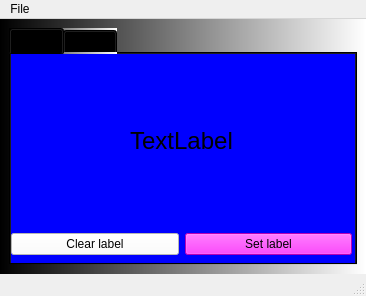
<?xml version="1.0" encoding="UTF-8"?>
<ui version="4.0">
 <class>MainWindow</class>
 <widget class="QMainWindow" name="MainWindow">
  <property name="geometry">
   <rect>
    <x>0</x>
    <y>0</y>
    <width>366</width>
    <height>296</height>
   </rect>
  </property>
  <property name="windowTitle">
   <string>MainWindow</string>
  </property>
  <widget class="QWidget" name="centralwidget">
   <property name="styleSheet">
    <string notr="true">background-color: qlineargradient(spread:pad, x1:0, y1:0, x2:1, y2:0, stop:0 rgba(0, 0, 0, 255), stop:1 rgba(255, 255, 255, 255));</string>
   </property>
   <layout class="QVBoxLayout" name="verticalLayout">
    <item>
     <widget class="QTabWidget" name="tabWidget">
      <property name="currentIndex">
       <number>0</number>
      </property>
      <widget class="QWidget" name="tab">
       <property name="styleSheet">
        <string notr="true">QWidget{
background-color: rgb(0, 0, 255);
}

QPushButton{
background-color: rgb(255, 255, 255);
}

QPushButton#pushButton_set_label{
background-color: rgb(255, 0, 255);
}
</string>
       </property>
       <attribute name="title">
        <string>Tab 1</string>
       </attribute>
       <widget class="QWidget" name="verticalLayoutWidget">
        <property name="geometry">
         <rect>
          <x>0</x>
          <y>0</y>
          <width>341</width>
          <height>201</height>
         </rect>
        </property>
        <layout class="QVBoxLayout" name="verticalLayout_2">
         <item>
          <widget class="QLabel" name="label">
           <property name="font">
            <font>
             <pointsize>18</pointsize>
            </font>
           </property>
           <property name="text">
            <string>TextLabel</string>
           </property>
           <property name="alignment">
            <set>Qt::AlignCenter</set>
           </property>
          </widget>
         </item>
         <item>
          <layout class="QHBoxLayout" name="horizontalLayout">
           <item>
            <widget class="QPushButton" name="pushButton_clear">
             <property name="text">
              <string>Clear label</string>
             </property>
            </widget>
           </item>
           <item>
            <widget class="QPushButton" name="pushButton_set_label">
             <property name="text">
              <string>Set label</string>
             </property>
            </widget>
           </item>
          </layout>
         </item>
        </layout>
       </widget>
      </widget>
      <widget class="QWidget" name="tab_2">
       <property name="autoFillBackground">
        <bool>false</bool>
       </property>
       <attribute name="title">
        <string>Tab 2</string>
       </attribute>
       <widget class="QPushButton" name="pushButton">
        <property name="geometry">
         <rect>
          <x>10</x>
          <y>10</y>
          <width>75</width>
          <height>23</height>
         </rect>
        </property>
        <property name="text">
         <string>PushButton</string>
        </property>
       </widget>
      </widget>
     </widget>
    </item>
   </layout>
  </widget>
  <widget class="QMenuBar" name="menubar">
   <property name="geometry">
    <rect>
     <x>0</x>
     <y>0</y>
     <width>366</width>
     <height>21</height>
    </rect>
   </property>
   <widget class="QMenu" name="menuFile">
    <property name="title">
     <string>File</string>
    </property>
    <addaction name="actionNew"/>
    <addaction name="separator"/>
    <addaction name="actionExit"/>
   </widget>
   <addaction name="menuFile"/>
  </widget>
  <widget class="QStatusBar" name="statusbar">
   <property name="statusTip">
    <string>Text displayed</string>
   </property>
  </widget>
  <action name="actionNew">
   <property name="icon">
    <iconset>
     <normaloff>../icons/new_icon.png</normaloff>../icons/new_icon.png</iconset>
   </property>
   <property name="text">
    <string>New</string>
   </property>
   <property name="statusTip">
    <string>New File</string>
   </property>
  </action>
  <action name="actionExit">
   <property name="icon">
    <iconset>
     <normaloff>../icons/exit_icon.png</normaloff>../icons/exit_icon.png</iconset>
   </property>
   <property name="text">
    <string>Exit</string>
   </property>
  </action>
 </widget>
 <resources/>
 <connections/>
 <slots>
  <slot>slot1()</slot>
 </slots>
</ui>
